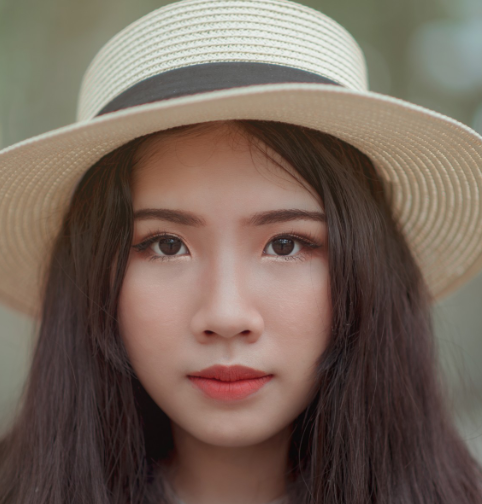
#> input picture girl.png, 482 x 504 px
$ jupyter execute 'Single face image detection.ipynb'
#> lines starting #> are read from the running program, lines starting #| are printed output that depends on the picture
[cell 1]
import numpy as np
import cv2

image=cv2.imread('.//girl.png')
#> image is the input picture: shape (504, 482, 3); mean B, G, R 90, 101.1, 118

cv2.imshow('girl',image)


## applying the image on xml maths file for face detection

model = cv2.CascadeClassifier('haarcascade_frontalface_default.xml')

cordinates,no_of_faces=model.detectMultiScale2(image)
#> cordinates = [[89, 150, 274, 274]]; no_of_faces = [94]


print(cordinates)
#| [[ 89 150 274 274]]
print(len(no_of_faces))
#| 1


pt1=(cordinates[0][0],cordinates[0][1])
#> pt1 = (89, 150)
pt2=(cordinates[0][2]+cordinates[0][0],cordinates[0][3]+cordinates[0][1])
#> pt2 = (363, 424)


cv2.rectangle(image,pt1,pt2,(0,0,255),2)
text='no of faces :'+ str(len(no_of_faces))
#> text = 'no of faces :1'
font=cv2.FONT_HERSHEY_COMPLEX
cv2.putText(image,text,(100,100),font,.5,(0,0,0),2)
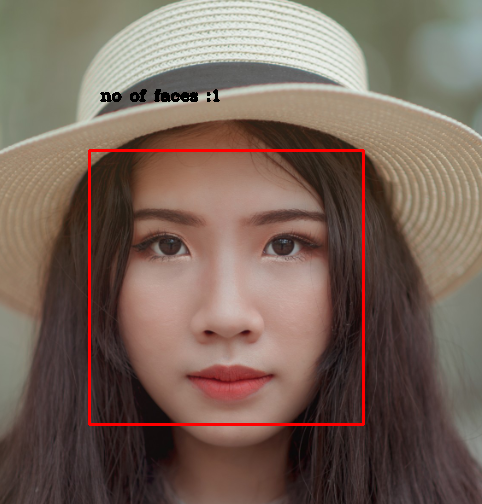
#> image: shape (504, 482, 3); mean B, G, R 89, 100, 120
cv2.imshow('girl',image)

cv2.waitKey()
cv2.destroyAllWindows()
